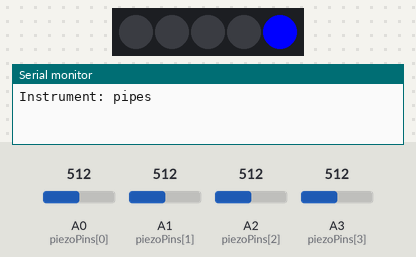
The sketch below on a simulated Arduino Leonardo, built with avr-gcc and run on an emulated ATmega32U4. Shown: 5 RGB LEDs in strip order, left to right, the last lines printed to the serial monitor. The inputs (shaded band) are chosen by the test bench; at power-on: A0 (piezoPins[0]) = 512, A1 (piezoPins[1]) = 512, A2 (piezoPins[2]) = 512, A3 (piezoPins[3]) = 512.

Above: at 1.1 s.
At 2.1 s:
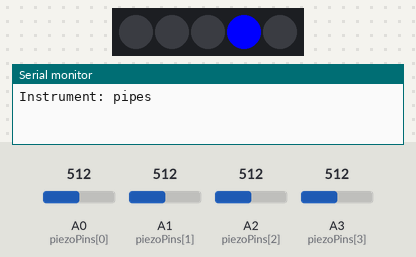
At 3.1 s:
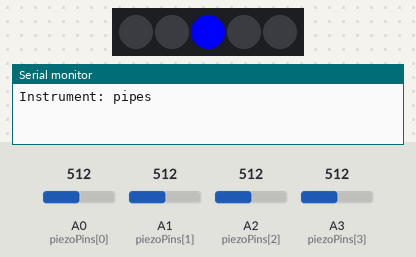
At 4.1 s:
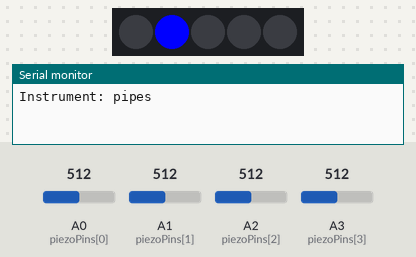
At 5.1 s:
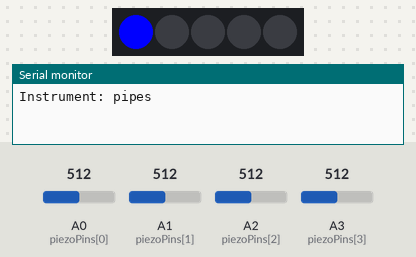
At 7.12 s:
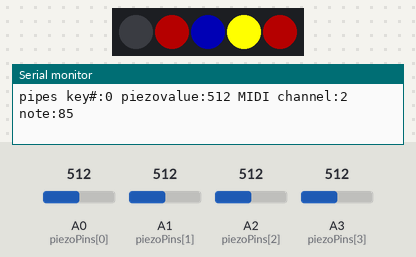
Timing chart, 0 to 40.0 s (numbered marks = the images above):
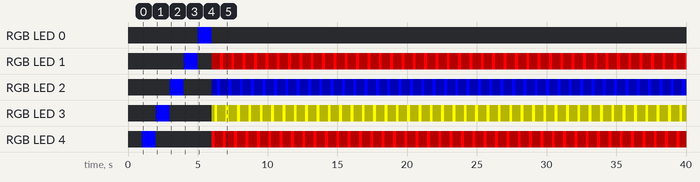

Measured:
- by itself, RGB LED 0: off → RGB(0, 0, 255) at 5.0 s, → off 1.0 s later
- by itself, RGB LED 1: off → RGB(0, 0, 255) at 4.0 s, → off 1.0 s later, → RGB(63, 0, 0) 1.0 s later, → RGB(255, 0, 0) 0.61 s later, … (86 changes in this stretch)
- by itself, RGB LED 2: off → RGB(0, 0, 255) at 3.0 s, → off 1.0 s later, → RGB(0, 0, 63) 2.0 s later, → RGB(0, 0, 255) 0.41 s later, … (87 changes in this stretch)
- what the display in image 0 shows lasts 1.0 s, from 1.0 s to 2.0 s

The sketch:

pipes.ino
```cpp
#define INSTRUMENT "pipes"

// How many NeoPixels are attached to the Arduino?
#define LED_COUNT 5

#define KEYCOUNT 4  // how many keys does the instrument have
int LEDS_REVERSED = 1;       // 0 if LEDs are left to right, 1 if reversed (PVC pipes)

int key_midi_channels[] = {  // an array of MIDI channels for the keys
  2, 2, 2, 2
};

int key_midi_notes[] = {  // an array of MIDI note numbers for the keys
  //  80, 85, 89, 92            // G#4, C#5, E#5 (F5), G#5
      85, 89, 92, 97            // C#5, E#5, G#5, C#5
};

byte key_colors[KEYCOUNT][3] = { // an array of LED colors for the keys
  //  {000, 000, 255}, // G#
  //  {255, 000, 000}, // C#
  //  {255, 255, 000}, // E#
  //  {000, 000, 255}  // G#

      {255, 000, 000}, // C# Red
      {255, 255, 000}, // E# Yellow
      {000, 000, 255}, // G# Blue
      {255, 000, 000}, // C# Red
};

int dim = 4; // Dim factor for LEDs. (Divide key_color[] by dim for dim level.)

int piezothreshhold = 110; //piezo sensor threshhold for hit detection

int piezoPins[] = {
  // A0, A1, A2, A3, A6
  A0, A1, A2, A3
};       // an array of pin numbers to which the piezo sensors are attached

#include "MIDIUSB_common.h"
```

MIDIUSB_common.h
```cpp
#include <MIDIUSB.h>
#include "pitchToFrequency.h"
#include <Adafruit_NeoPixel.h>

// Which pin on the Arduino is connected to the NeoPixels?
#define LED_PIN    7

// Declare our NeoPixel strip object:
Adafruit_NeoPixel strip(LED_COUNT, LED_PIN, NEO_GRB + NEO_KHZ800);

void LEDset(int ledNum, uint32_t color) {
  int physLED = ledNum;
  if (ledNum > (LED_COUNT - 1)) {
    //Serial.println("Invalid ledNum");
  } else {
    //Serial.print("ledNum: ");
    //Serial.println(ledNum);
    if (LEDS_REVERSED) {
      physLED = (LED_COUNT - 1) - ledNum;
    }
    //Serial.print("physLED: ");
    //Serial.println(physLED);
    strip.setPixelColor(physLED, color);
    strip.show();
  }
}

void LEDsetKey(int i) {
  // make the LED brighter:
  LEDset(i, strip.Color(key_colors[i][0], key_colors[i][1], key_colors[i][2]));
  delay(200);
  // make the LED dim again
  LEDset(i, strip.Color(key_colors[i][0] / dim, key_colors[i][1] / dim, key_colors[i][2] / dim));
}

const char* pitch_name(byte pitch) {
  static const char* names[] = {"C", "C#", "D", "D#", "E", "F", "F#", "G", "G#", "A", "A#", "B"};
  return names[pitch % 12];
}

int pitch_octave(byte pitch) {
  return (pitch / 12) - 1;
}

void noteOn(byte channel, byte pitch, byte velocity) {

  Serial.print("Receive Note On: ");
  Serial.print(pitch_name(pitch));
  Serial.print(pitch_octave(pitch));
  Serial.print(", ch=");
  Serial.print(channel);
  Serial.print(", vel=");
  Serial.print(velocity);
  for (int i = 0; i < KEYCOUNT; i++) { // For each key
    if (pitch == key_midi_notes[i]) {
      LEDset(i, strip.Color(key_colors[i][0], key_colors[i][1], key_colors[i][2]));
      Serial.print(" key: ");
      Serial.print(i);
    }
  }
  Serial.println("");
}

void noteOff(byte channel, byte pitch, byte velocity) {
  for (int i = 0; i < KEYCOUNT; i++) { // For each key
    if (pitch == key_midi_notes[i]) {
      LEDset(i, strip.Color(key_colors[i][0] / dim, key_colors[i][1] / dim, key_colors[i][2] / dim));
    }
  }
  Serial.print("Receive Note Off: ");
  Serial.print(pitch_name(pitch));
  Serial.print(pitch_octave(pitch));
  Serial.print(", ch=");
  Serial.print(channel);
  Serial.print(", vel=");
  Serial.println(velocity);
}

void controlChange(byte channel, byte control, byte value) {
  Serial.print("Receive Control change: control=");
  Serial.print(control);
  Serial.print(", value=");
  Serial.print(value);
  Serial.print(", channel=");
  Serial.println(channel);
}

void sendNoteOn(byte pitch, byte channel ) {
  midiEventPacket_t tx;
  //note on
  tx = {0x09, 0x90 | channel, pitch, 127};
  MidiUSB.sendMIDI(tx);
  // send MIDI now
  MidiUSB.flush();
}

void sendNoteOff(byte pitch, byte channel) {
  midiEventPacket_t tx;
  //note off
  tx = {0x08, 0x80 | channel, pitch, 127};
  MidiUSB.sendMIDI(tx);
  // send MIDI now
  MidiUSB.flush();
}

char s[100];

void setup() {
  Serial.begin(115200);
  delay(1000);
  //  while (!Serial) {
  //    ; // wait for serial port to connect. Needed for native USB
  //  }
  sprintf(s, "Instrument: %s\n", INSTRUMENT);
  Serial.print(s);

  for (int i = 0; i < KEYCOUNT; i++) {
    pinMode(piezoPins[i], INPUT);
  }

  strip.begin();           // INITIALIZE NeoPixel strip object (REQUIRED)
  strip.clear();
  strip.show();            // Turn OFF all pixels ASAP
  strip.setBrightness(255); // Set BRIGHTNESS to about 1/5 (max = 255)

  // test the LEDS
  for (int i = 0; i < LED_COUNT; i++) { // For each pixel in strip...
    LEDset(i, strip.Color(0, 0, 255));
    delay(1000);
    LEDset(i, strip.Color(0, 0, 0));             //  off
  }
  // turn on the LEDS for each key
  for (int i = 0; i < KEYCOUNT; i++) { // For each pixel in strip...
    LEDset(i, strip.Color(key_colors[i][0] / dim, key_colors[i][1] / dim, key_colors[i][2] / dim));
  }
}

void loop() {
  // poll for key strikes
  int piezovalue;
  for (int i = 0; i < KEYCOUNT; i++) {
    piezovalue = analogRead(piezoPins[i]);
    if (piezovalue > piezothreshhold) {
      sendNoteOn(key_midi_notes[i], key_midi_channels[i]);
      LEDsetKey(i);
      sprintf(s, "%s key#:%d piezovalue:%d MIDI channel:%d note:%d\n", INSTRUMENT, i, piezovalue, key_midi_channels[i], key_midi_notes[i]);
      Serial.print(s);
      sendNoteOff(key_midi_notes[i], key_midi_channels[i]);
    }
  }

  midiEventPacket_t rx = MidiUSB.read();
  switch (rx.header) {
    case 0:
      break; //No pending events

    case 0x9:
      noteOn(
        rx.byte1 & 0xF,  //channel
        rx.byte2,        //pitch
        rx.byte3         //velocity
      );
      break;

    case 0x8:
      noteOff(
        rx.byte1 & 0xF,  //channel
        rx.byte2,        //pitch
        rx.byte3         //velocity
      );
      break;

    case 0xB:
      controlChange(
        rx.byte1 & 0xF,  //channel
        rx.byte2,        //control
        rx.byte3         //value
      );
      break;

    default:
      Serial.print("Unhandled MIDI message: ");
      Serial.print(rx.header, HEX);
      Serial.print("-");
      Serial.print(rx.byte1, HEX);
      Serial.print("-");
      Serial.print(rx.byte2, HEX);
      Serial.print("-");
      Serial.println(rx.byte3, HEX);
  }
}
```
